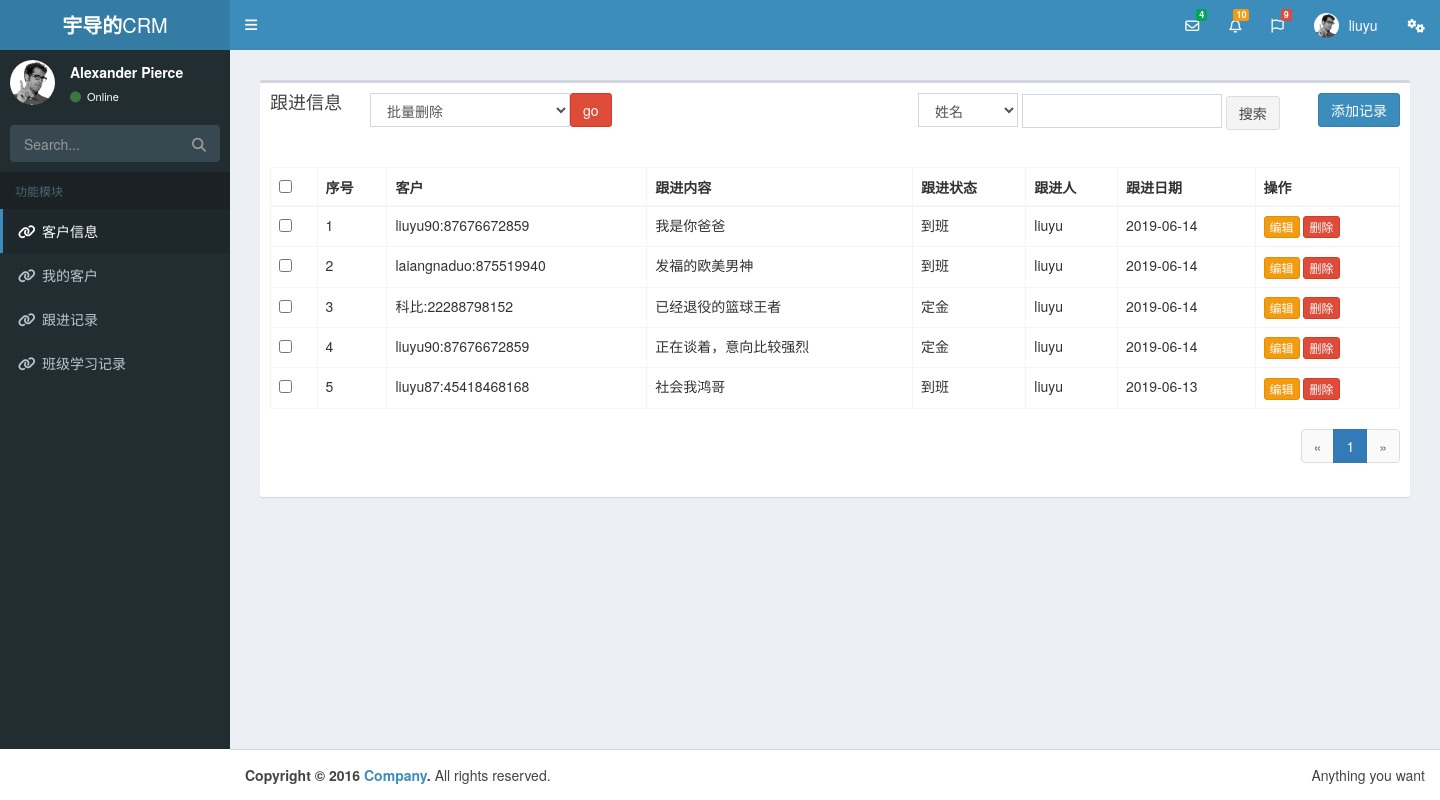
Screenshot of /consultrecord/ (signed in) with the database file from the repository.
### nbapp1/models.py (models this page shows, shortened)
class UserInfo(AbstractUser):
    telephone = models.CharField(max_length=32,null=True)

class ConsultRecord(models.Model):
    customer = models.ForeignKey('Customer', verbose_name="所咨询客户")
    note = models.TextField(verbose_name="跟进内容...")
    status = models.CharField("跟进状态", max_length=8, choices=seek_status_choices, help_text="选择客户此时的状态")
    consultant = models.ForeignKey("UserInfo", verbose_name="跟进人", related_name='records')
    date = models.DateTimeField("跟进日期", auto_now_add=True)
    delete_status = models.BooleanField(verbose_name='删除状态', default=False)

class Customer(models.Model):
    qq = models.CharField(verbose_name='QQ', max_length=64, unique=True, help_text='QQ号必须唯一')
    qq_name = models.CharField('QQ昵称', max_length=64, blank=True, null=True)
    name = models.CharField('姓名', max_length=32, blank=True, null=True, help_text='学员报名后，请改为真实姓名')
    sex_type = (('male', '男'), ('female', '女'))
    sex = models.CharField("性别", choices=sex_type, max_length=16, default='male', blank=True, null=True) #存的是male或者female，字符串
    birthday = models.DateField('出生日期', default=None, help_text="格式yyyy-mm-dd", blank=True, null=True)
    phone = models.CharField('手机号', blank=True, null=True,max_length=32)
    source = models.CharField('客户来源', max_length=64, choices=source_type, default='qq')
    introduce_from = models.ForeignKey('self', verbose_name="转介绍自学员", blank=True, null=True)  #self指的就是自己这个表，和下面写法是一样的效果
    course = MultiSelectField("咨询课程", choices=course_choices) #多选，并且存成一个列表的格式
    class_type = models.CharField("班级类型", max_length=64, choices=class_type_choices, default='fulltime')
    customer_note = models.TextField("客户备注", blank=True, null=True, )
    status = models.CharField("状态", choices=enroll_status_choices, max_length=64, default="unregistered",help_text="选择客户此时的状态") #help_text这种参数基本都是针对admin应用里面用的
    date = models.DateTimeField("咨询日期", auto_now_add=True)
    last_consult_date = models.DateField("最后跟进日期", auto_now_add=True) #考核销售的跟进情况，如果多天没有跟进，会影响销售的绩效等
    next_date = models.DateField("预计再次跟进时间", blank=True, null=True) #销售自己大概记录一下自己下一次会什么时候跟进，也没啥用
    consultant = models.ForeignKey('UserInfo', verbose_name="销售", blank=True, null=True)
    class_list = models.ManyToManyField('ClassList', verbose_name="已报班级", )
    def __str__(self):
        return self.name+":"+self.qq  #主要__str__最好是个字符串昂，不然你会遇到很多的坑，还有我们返回的这两个字段填写数据的时候必须写上数据，必然相加会报错，null类型和str类型不能相加等错误信息。

### nbapp1/views.py (the view, shortened to what this page needs)
# urls.py: url(r'^consultrecord/$',views.ConsultRecordView.as_view(),name='consultrecord'),
class ConsultRecordView(View):
    def get(self,request,pk=None):
        wd = request.GET.get('wd', '')
        condition = request.GET.get('condition', '')
        print(request.user)
        if pk:
            all_records = models.ConsultRecord.objects.filter(customer_id=pk)
        else:
            all_records = models.ConsultRecord.objects.filter(consultant=request.user)
        if wd:
            q = Q()
            q.children.append((condition, wd))
            print(q)
            all_records = all_records.filter(q)
            print(all_records)
        current_page_num = request.GET.get('page', 1)
        per_page_counts = 5
        page_number = 11
        total_count = all_records.count()
        page_obj = page.PageNation(request.path, current_page_num, total_count, request, per_page_counts, page_number)
        all_records = all_records.order_by('-pk')[page_obj.start_num:page_obj.end_num]
        ret_html = page_obj.page_html()
        return render(request, 'genjin.html',
                      {'all_records': all_records, 'ret_html': ret_html, })

### nbapp1/page.py (called while the page is built)
    @property
    def start_num(self):
        start_num = (self.current_page_num - 1) * self.per_page_counts
        return start_num

    @property
    def end_num(self):
        end_num = self.current_page_num * self.per_page_counts
        return end_num

### templates/genjin.html (shortened to what this page needs)
{% extends 'base.html' %}
{% block content %}
  <section class="content">
    <div class="row">
      <div class="col-xs-12">
        <div class="box">
          <div class="box-header">
            <h3 class="box-title">跟进信息</h3>
            <a href="{% url 'addrecord' %}" class="btn btn-primary pull-right">添加记录</a>
            <form action="" method="get" class="pull-right" style="width: 400px;display: inline-block">
              <select name="condition" id="" class="form-control" style="width: 100px;display: inline-block">
                <option value="customer__name__contains">姓名</option>
              </select>
              <input type="text" name="wd" class="form-control" style="width: 200px;display: inline-block">
              <button class="btn btn-default">搜索</button>
            </form>
            <form action="" method="post"
                  style="width: 200px;margin-left: 100px;margin-top: -20px;">
              <select name="action" id="select_id" class="form-control">
                <option value="batch_delete">批量删除</option>
              </select>
              <button class="btn btn-danger" style="margin-left: 200px;margin-top: -40px;vertical-align: 27px">go
              </button>
          </div>
          <div class="box-body">
            <table id="example2" class="table table-bordered table-hover">
              <thead>
              <tr>
                <th>
                  <input type="checkbox" id="choose">
                </th>
                <th>序号</th>
                <th>客户</th>
                <th>跟进内容</th>
                <th>跟进状态</th>
                <th>跟进人</th>
                <th>跟进日期</th>
                <th>操作</th>
              </tr>
              </thead>
              <tbody>
              {% for customer in all_records %}
                <tr>
                  <td><input type="checkbox" name="selected_id" value="{{ customer.pk }}"></td>
                  <td>{{ forloop.counter }}</td>
                  <td>{{ customer.customer }}</td>
                  <td>{{ customer.note }}</td>
                  <td>{{ customer.get_status_display }}</td>
                  <td>{{ customer.consultant.username }}</td>
                  <td>{{ customer.date|date:'Y-m-d' }}</td>
                  <td>
                    <a href="{% url 'edit' customer.pk %}" class="btn btn-warning btn-xs">编辑</a>
                    <a href="" class="btn btn-danger btn-xs">删除</a>
                  </td>
                </tr>
              {% endfor %}
              </tbody>
            </table>
           {{ ret_html|safe }}
          </div>
        </div>
      </div>
    </div>
    </div>
{% endblock %}

### templates/base.html (shortened to what this page needs)
{% load static %}
<!DOCTYPE html>
<html>
<head>
  <link rel="stylesheet" href="{% static 'adminlte/bower_components/bootstrap/dist/css/bootstrap.min.css' %}">
  <link rel="stylesheet" href="{% static 'adminlte/bower_components/font-awesome/css/font-awesome.min.css' %}">
  <link rel="stylesheet" href="{% static 'adminlte/bower_components/Ionicons/css/ionicons.min.css' %}">
  <link rel="stylesheet" href="{% static 'adminlte/dist/css/AdminLTE.min.css' %}">
  <link rel="stylesheet" href="{% static 'adminlte/dist/css/skins/skin-blue.min.css' %}">
</head>
<body class="hold-transition skin-blue sidebar-mini">
<div class="wrapper">
  <header class="main-header">
    <a href="index2.html" class="logo">
      <span class="logo-lg"><b>宇导的</b>CRM</span>
    </a>
    <nav class="navbar navbar-static-top" role="navigation">
      <a href="#" class="sidebar-toggle" data-toggle="push-menu" role="button">
      </a>
      <div class="navbar-custom-menu">
        <ul class="nav navbar-nav">
          <li class="dropdown messages-menu">
            <a href="#" class="dropdown-toggle" data-toggle="dropdown">
              <i class="fa fa-envelope-o"></i>
              <span class="label label-success">4</span>
            </a>
          </li>
          <li class="dropdown notifications-menu">
            <a href="#" class="dropdown-toggle" data-toggle="dropdown">
              <i class="fa fa-bell-o"></i>
              <span class="label label-warning">10</span>
            </a>
          </li>
          <li class="dropdown tasks-menu">
            <a href="#" class="dropdown-toggle" data-toggle="dropdown">
              <i class="fa fa-flag-o"></i>
              <span class="label label-danger">9</span>
            </a>
          </li>
          <li class="dropdown user user-menu">
            <a href="#" class="dropdown-toggle" data-toggle="dropdown">
              <img src="{% static 'adminlte/dist/img/user2-160x160.jpg' %}" class="user-image" alt="User Image">
              <span class="hidden-xs">{{ request.user.username }}</span>
            </a>
          </li>
          <li>
            <a href="#" data-toggle="control-sidebar"><i class="fa fa-gears"></i></a>
          </li>
        </ul>
      </div>
    </nav>
  </header>
  <aside class="main-sidebar">
    <section class="sidebar">
      <div class="user-panel">
        <div class="pull-left image">
          <img src="{% static 'adminlte/dist/img/user2-160x160.jpg' %}" class="img-circle" alt="User Image">
        </div>
        <div class="pull-left info">
          <p>Alexander Pierce</p>
          <a href="#"><i class="fa fa-circle text-success"></i> Online</a>
        </div>
      </div>
      <form action="#" method="get" class="sidebar-form">
        <div class="input-group">
          <input type="text" name="q" class="form-control" placeholder="Search...">
          <span class="input-group-btn">
              <button type="submit" name="search" id="search-btn" class="btn btn-flat"><i class="fa fa-search"></i>
              </button>
            </span>
        </div>
      </form>
      <ul class="sidebar-menu" data-widget="tree">
        <li class="header">功能模块</li>
        <li class="active"><a href="{% url 'customers' %}"><i class="fa fa-link"></i> <span>客户信息</span></a></li>
        <li><a href="{% url 'mycustomers' %}"><i class="fa fa-link"></i> <span>我的客户</span></a></li>
        <li><a href="{% url 'consultrecord' %}"><i class="fa fa-link"></i> <span>跟进记录</span></a></li>
        <li><a href="{% url 'class' %}"><i class="fa fa-link"></i> <span>班级学习记录</span></a></li>
      </ul>
    </section>
  </aside>
  <div class="content-wrapper">
    <section class="content container-fluid">
      {% block content %}{% endblock %}
  </div>
  <footer class="main-footer">
    <div class="pull-right hidden-xs">
      Anything you want
    </div>
    <strong>Copyright &copy; 2016 <a href="#">Company</a>.</strong> All rights reserved.
  </footer>
</body>
</html>

### rows the page displays
UserInfo: user.username "liuyu"
ConsultRecord: customer "liuyu90:87676672859", note "我是你爸爸", status "到班", consultant.username "liuyu", date "2019-06-14"
ConsultRecord: customer "laiangnaduo:875519940", note "发福的欧美男神", status "到班", consultant.username "liuyu", date "2019-06-14"
ConsultRecord: customer "科比:22288798152", note "已经退役的篮球王者", status "定金", consultant.username "liuyu", date "2019-06-14"
ConsultRecord: customer "liuyu90:87676672859", note "正在谈着，意向比较强烈", status "定金", consultant.username "liuyu", date "2019-06-14"
ConsultRecord: customer "liuyu87:45418468168", note "社会我鸿哥", status "到班", consultant.username "liuyu", date "2019-06-13"

### other values shown
{{ ret_html|safe }} "« 1 »"
